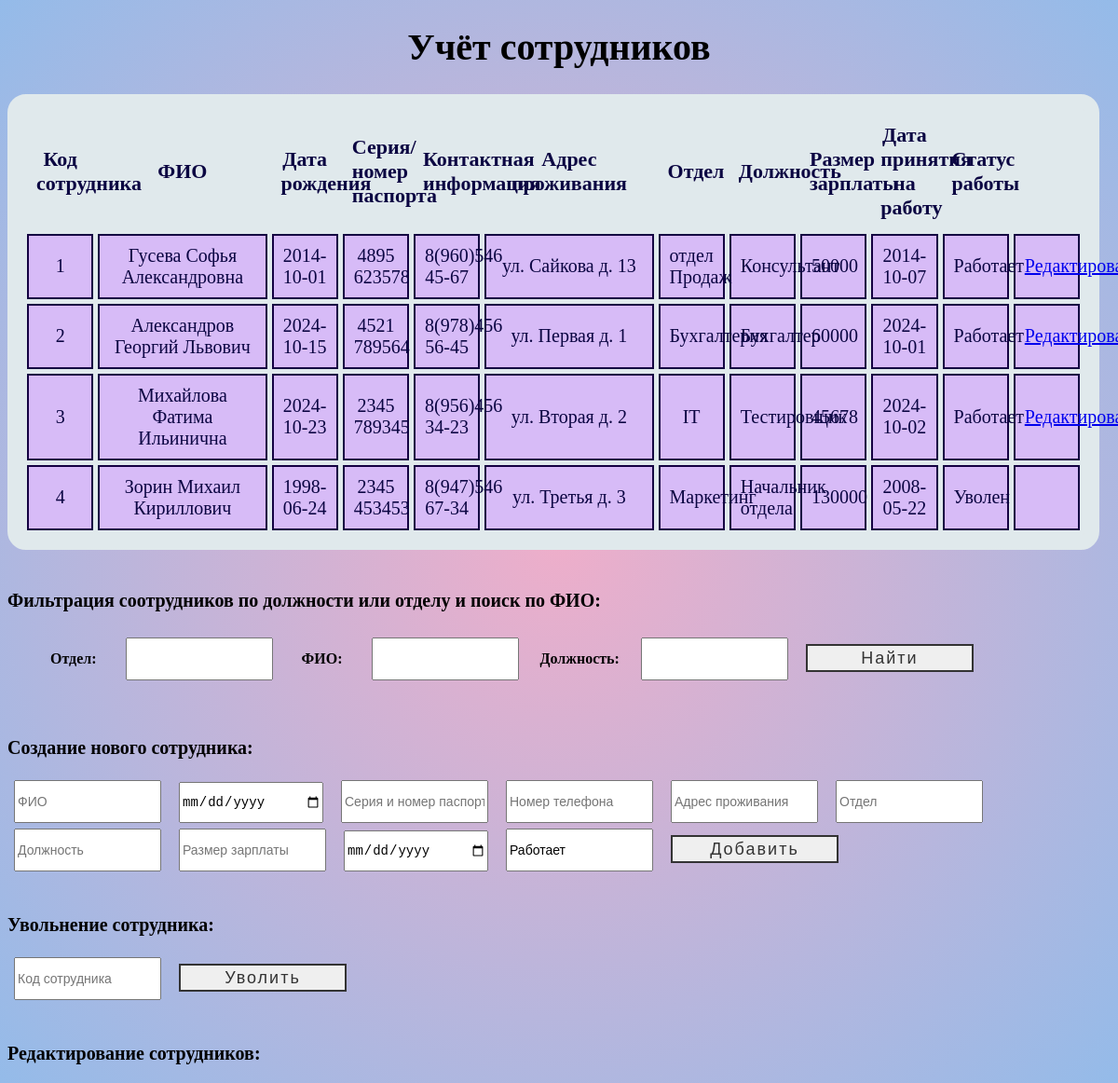
Before: / with the older database file.
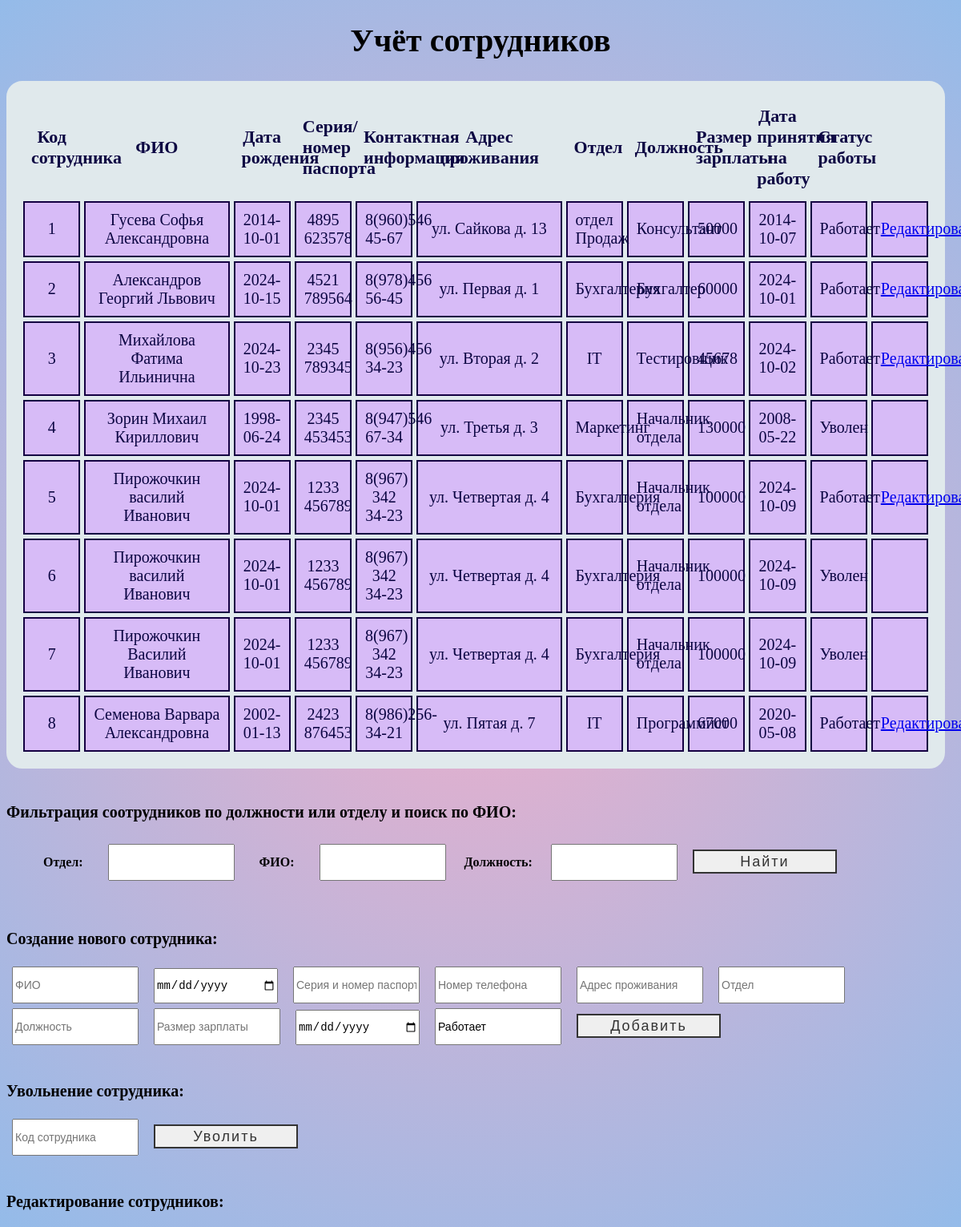
After: the same page with the newer database file.
### tables this page shows
CREATE TABLE `sotr` (
  `IdSotr` int(11) NOT NULL,
  `FIO` text NOT NULL,
  `DataRojdeniya` date NOT NULL,
  `SeriyaNomerPasporta` varchar(255) NOT NULL,
  `NomerTelefona` varchar(255) NOT NULL,
  `AdresProjivaniya` text NOT NULL,
  `Otdel` text NOT NULL,
  `Doljnost` text NOT NULL,
  `RazmerZP` int(11) NOT NULL,
  `DataPrinyatiyaNaRabotu` date NOT NULL,
  `StatusRaboti` text NOT NULL
);

### index.php (the view, shortened to what this page needs)
<!DOCTYPE html>
<html lang="en">
<head>
    <link href="style.css" rel="stylesheet" type="text/css" >
</head>
<body class="diagonal-gradient">
    <h1> Учёт сотрудников </h1>
    <table>
        <thead>
            <tr>
                <th>Код сотрудника</th>
                <th style=width:15%;>ФИО</th>
                <th>Дата рождения</th>
                <th>Серия/номер паспорта</th>
                <th>Контактная информация</th>
                <th style=width:15%;>Адрес проживания</th>
                <th>Отдел</th>
                <th>Должность</th>
                <th>Размер зарплаты</th>
                <th>Дата принятия на работу</th>
                <th>Статус работы</th>
            </tr>
        </thead>
        <tbody>
            <?php
            $mysqli = new mysqli("127.0.0.1", "root", "", "UchetSotr");
            $query = "SELECT * FROM Sotr WHERE 1=1";
            $result = $mysqli->query($query);
            if (!$result) {
                echo "Ошибка запроса: " . $mysqli->error;
            } else {
                if ($result->num_rows > 0) {
            while ($row = $result->fetch_assoc()) {
            ?>
                <tr>
                    <td><?php echo $row['IdSotr']; ?></td>
                    <td><?php echo $row['FIO']; ?></td>
                    <td><?php echo $row['DataRojdeniya']; ?></td>
                    <td><?php echo $row['SeriyaNomerPasporta']; ?></td>
                    <td><?php echo $row['NomerTelefona']; ?></td>
                    <td><?php echo $row['AdresProjivaniya']; ?></td>
                    <td><?php echo $row['Otdel']; ?></td>
                    <td><?php echo $row['Doljnost']; ?></td>
                    <td><?php echo $row['RazmerZP']; ?></td>
                    <td><?php echo $row['DataPrinyatiyaNaRabotu']; ?></td>
                    <td><?php echo $row['StatusRaboti']; ?></td>
                    <td><?php if ($row['StatusRaboti'] !== 'Уволен') {
                        echo "<a href='update.php?IdSotr=" . htmlspecialchars($row['IdSotr']) . "' '>Редактировать</a>"; }?></td>
                </tr>
            <?php
            }
                } else {
                    echo "<tr><td colspan='10'>Нет данных.</td></tr>";
                }
            }
            ?>
        </tbody>
    </table>
    <br>
    <p><b> Фильтрация соотрудников по должности или отделу и поиск по ФИО: </b></p>
    <form class = "filtr" method="GET" action="">
        <label   class = "filtrO" for="Otdel"><b>Отдел:</b></label>
        <input type="text" id="Otdel" name="FOtdel" value="<?php echo isset($_GET['Otdel']) ? htmlspecialchars($_GET['Otdel']) : ''; ?>">
        <label   class = "filtrO" for="FIO"><b>ФИО:</b></label>
        <input type="text" id="FIO" name="FFIO" value="<?php echo isset($_GET['FIO']) ? htmlspecialchars($_GET['FIO']) : ''; ?>">
        <label  class = "filtr" for="Doljnost"><b>Должность:</b></label>
        <input type="text" id="Doljnost" name="FDoljnost" value="<?php echo isset($_GET['Doljnost']) ? htmlspecialchars($_GET['Doljnost']) : ''; ?>">
        <button type="submit"><span>Найти</span></button>
    </form>
    <br>
    <p><b>Создание нового сотрудника: </b></p>
    <form method ="post">
        <input  class = "SNS" type="text" name="FIO" placeholder="ФИО" required>
        <input  class = "SNS" type="date" name="DataRojdeniya" placeholder="Дата рождения" required>
        <input  class = "SNS" type="text" id = "pasport" name="SeriyaNomerPasporta" placeholder="Серия и номер паспорта" required>
        <input  class = "SNS" type="text" id = "phone" name="NomerTelefona" placeholder="Номер телефона" required>
        <input  class = "SNS" type="text" name="AdresProjivaniya" placeholder="Адрес проживания" required>
        <input  class = "SNS" type="text" name="Otdel" placeholder="Отдел" required>
        <input  class = "SNS" type="text" name="Doljnost" placeholder="Должность" required>
        <input  class = "SNS" type="number" name="RazmerZP" placeholder="Размер зарплаты" required>
        <input  class = "SNS" type="date" name="DataPrinyatiyaNaRabotu" placeholder="Дата принятия на работу" required>
        <input  class = "SNS" type="text" name="StatusRaboti" value="Работает">
        <button  class = "SNS" type="submit"><span>Добавить</span></button>
    </form>
    <br>
    <p><b>Увольнение сотрудника:</b></p>
    <form method = "post">
        <input  class = "SNS" type="text" name="IdSotr" placeholder="Код сотрудника" required>
        <button  class = "SNS" type="submit"><span>Уволить</span></button>
    </form>
    <br>
    <p name = "Update"><b>Редактирование сотрудников:</b></p>
</body>
</html>

### style.css (style rules this page uses)
body { font-size: 20px; font-family: 'Times New Roman', Times, serif; }
input { width: 150px; height: 40px; font-size: 14px; }
label { width: 150px; height: 40px; font-size: 20px; }
.diagonal-gradient { background: rgb(238,174,202); background: radial-gradient(circle, rgba(238,174,202,1) 0%, rgba(148,187,233,1) 100%); }
h1 { text-align: center; }
th { font-size: 22px; padding: 10px; }
td { padding: 5px; border: 2px solid rgb(20, 0, 66); text-align: center; background: #d7bbf7; padding: 10px; }
table { table-layout: fixed; width: 99%; border-collapse: collapse; border: 2px solid rgb(0, 0, 0); align-content: center; border-collapse: separate; border-spacing: 5px; background: #e0e9ec; color: #0b0542; border: 16px solid #e0e9ec; border-radius: 20px; }
.filtrO { margin:12px 27px; font-size: 16px; align-content: center; }
.filtr { margin:12px 19px; font-size: 16px; align-content: center; }
.SNS { margin: 3px 7px; }
button { margin: 15px; width: 180px; height: 30px; line-height: 2px; font-size: 18px; text-decoration: none; color: #333; border: 2px solid #333; letter-spacing: 2px; position: relative; transition: all .35s; }
button span { position: relative; z-index: 2; }
button:after { position: absolute; content: ""; top: 0; left: 0; width: 0; height: 100%; background: #ca83f3; color:aliceblue; transition: all .35s; }

Changed rows visible on the page:
added sotr: IdSotr "5", FIO "Пирожочкин василий Иванович", DataRojdeniya "2024-10-01", SeriyaNomerPasporta "1233 456789", NomerTelefona "8(967) 342 34-23", AdresProjivaniya "ул. Четвертая д. 4", Otdel "Бухгалтерия", Doljnost "Начальник отдела", RazmerZP "100000", DataPrinyatiyaNaRabotu "2024-10-09", StatusRaboti "Работает"
added sotr: IdSotr "6", FIO "Пирожочкин василий Иванович", DataRojdeniya "2024-10-01", SeriyaNomerPasporta "1233 456789", NomerTelefona "8(967) 342 34-23", AdresProjivaniya "ул. Четвертая д. 4", Otdel "Бухгалтерия", Doljnost "Начальник отдела", RazmerZP "100000", DataPrinyatiyaNaRabotu "2024-10-09", StatusRaboti "Уволен"
added sotr: IdSotr "7", FIO "Пирожочкин Василий Иванович", DataRojdeniya "2024-10-01", SeriyaNomerPasporta "1233 456789", NomerTelefona "8(967) 342 34-23", AdresProjivaniya "ул. Четвертая д. 4", Otdel "Бухгалтерия", Doljnost "Начальник отдела", RazmerZP "100000", DataPrinyatiyaNaRabotu "2024-10-09", StatusRaboti "Уволен"
added sotr: IdSotr "8", FIO "Семенова Варвара Александровна", DataRojdeniya "2002-01-13", SeriyaNomerPasporta "2423 876453", NomerTelefona "8(986)256-34-21", AdresProjivaniya "ул. Пятая д. 7", Otdel "IT", Doljnost "Программист", RazmerZP "67000", DataPrinyatiyaNaRabotu "2020-05-08", StatusRaboti "Работает"
